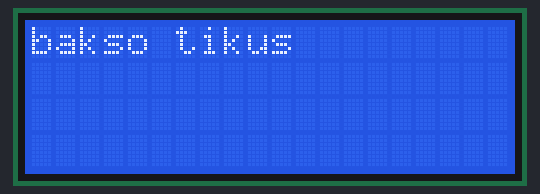
Simulated run of this sketch. Board: Arduino Uno, built with avr-gcc and run on an emulated ATmega328P. Shown: 20×4 character LCD.

Above: at 0.1 s.
At 1.1 s:
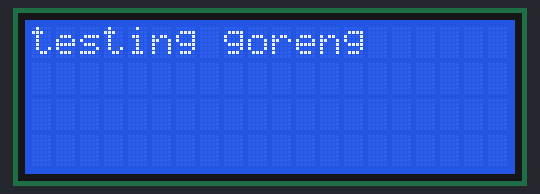

The sketch:

lcd.ino
```cpp
#include <DS3231.h>
#include <Wire.h>
#include <LiquidCrystal_I2C.h>

LiquidCrystal_I2C lcd(0x27,20,4);

void setup()
{
  lcd.init();
  lcd.backlight();
}

void loop() {
  lcd.setCursor(0,0);
  lcd.print("bakso tikus   ");
  delay(1000);
  lcd.setCursor(0,0);
  lcd.print("testing goreng");
  delay(1000);
}
```

Measured:
- what the display in image 1 shows lasts 1.0 s, from 1.1 s to 2.1 s
